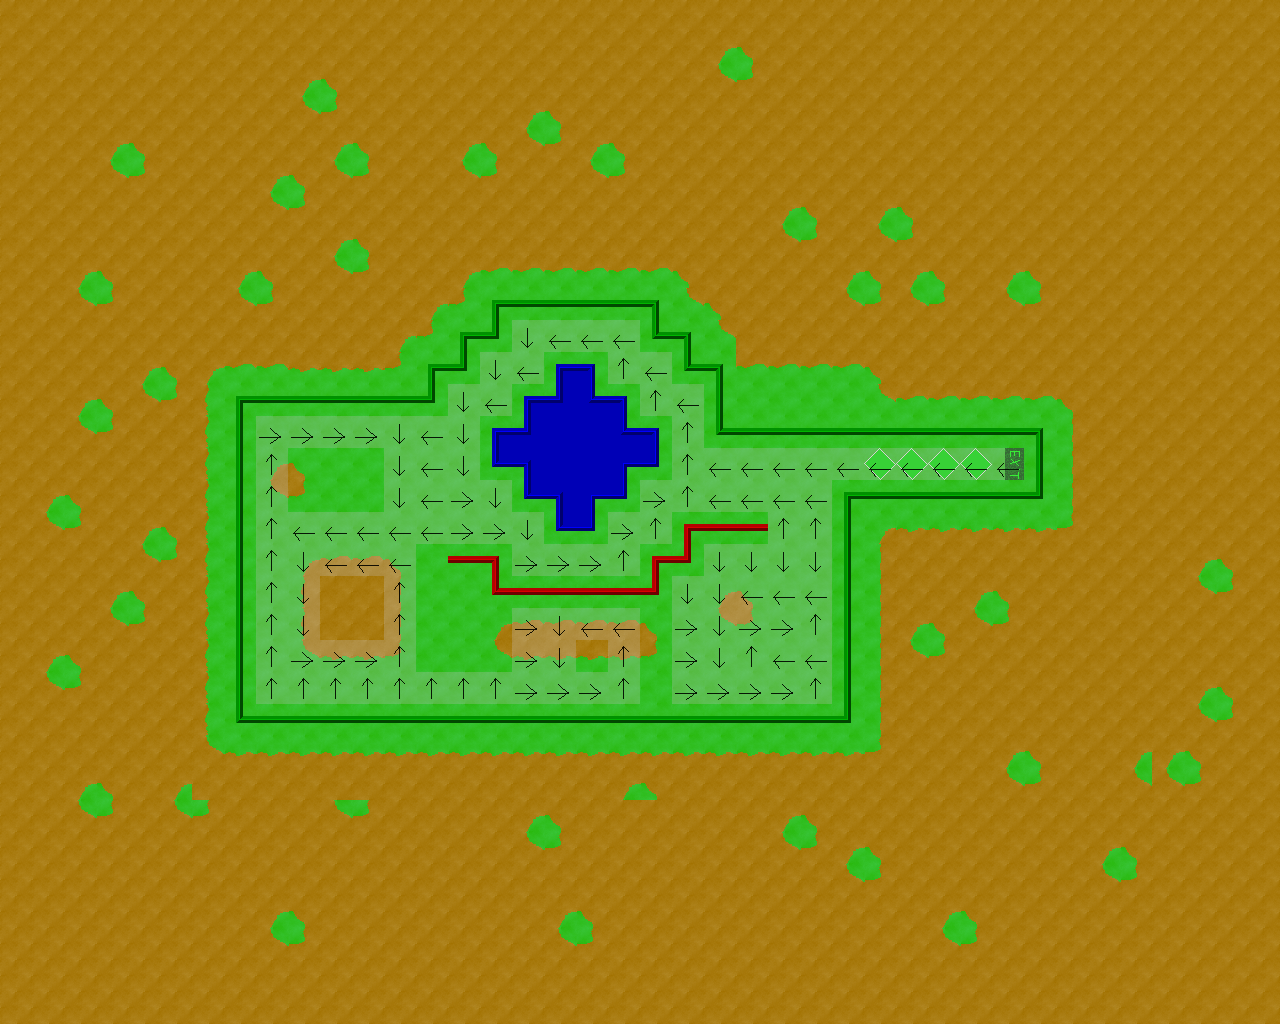

Below is a game level as drawn by its tile map, then a one-line description and the .tmx that defines it (tile-layer data replaced by summaries):
An orthogonal 40x32 tile map with 32x32 px tiles, 2 tile layers (background, ai), 2 tilesets and 8 objects (6x guard, treasure, player).

<map version="1.0" orientation="orthogonal" width="40" height="32" tilewidth="32" tileheight="32">
 <properties>
  <property name="nextmap" value="the_end.json" />
 </properties>
 <tileset firstgid="1" name="outside" tilewidth="32" tileheight="32">
  <image source="gfx/outside.png" width="640" height="400" />
  <tile id="21">
   <properties>
    <property name="walkable" value="true" />
   </properties>
  </tile>
  <tile id="25">
   <properties>
    <property name="walkable" value="true" />
   </properties>
  </tile>
  <tile id="29">
   <properties>
    <property name="walkable" value="true" />
   </properties>
  </tile>
  <tile id="64">
   <properties>
    <property name="aiorder" value="stop" />
   </properties>
  </tile>
  <tile id="65">
   <properties>
    <property name="aiorder" value="follow" />
    <property name="target" value="player" />
   </properties>
  </tile>
  <tile id="66">
   <properties>
    <property name="aiorder" value="rand" />
   </properties>
  </tile>
  <tile id="67">
   <properties>
    <property name="walkable" value="true" />
   </properties>
  </tile>
  <tile id="68">
   <properties>
    <property name="walkable" value="true" />
   </properties>
  </tile>
  <tile id="69">
   <properties>
    <property name="walkable" value="true" />
   </properties>
  </tile>
  <tile id="70">
   <properties>
    <property name="walkable" value="true" />
   </properties>
  </tile>
  <tile id="71">
   <properties>
    <property name="walkable" value="true" />
   </properties>
  </tile>
  <tile id="72">
   <properties>
    <property name="walkable" value="true" />
   </properties>
  </tile>
  <tile id="84">
   <properties>
    <property name="aiorder" value="pause" />
   </properties>
  </tile>
  <tile id="85">
   <properties>
    <property name="aiorder" value="up" />
   </properties>
  </tile>
  <tile id="87">
   <properties>
    <property name="walkable" value="true" />
   </properties>
  </tile>
  <tile id="88">
   <properties>
    <property name="walkable" value="true" />
   </properties>
  </tile>
  <tile id="89">
   <properties>
    <property name="walkable" value="true" />
   </properties>
  </tile>
  <tile id="90">
   <properties>
    <property name="walkable" value="true" />
   </properties>
  </tile>
  <tile id="91">
   <properties>
    <property name="walkable" value="true" />
   </properties>
  </tile>
  <tile id="92">
   <properties>
    <property name="walkable" value="true" />
   </properties>
  </tile>
  <tile id="104">
   <properties>
    <property name="aiorder" value="left" />
   </properties>
  </tile>
  <tile id="105">
   <properties>
    <property name="aiorder" value="down" />
   </properties>
  </tile>
  <tile id="106">
   <properties>
    <property name="aiorder" value="right" />
   </properties>
  </tile>
  <tile id="107">
   <properties>
    <property name="walkable" value="true" />
   </properties>
  </tile>
  <tile id="108">
   <properties>
    <property name="walkable" value="true" />
   </properties>
  </tile>
  <tile id="109">
   <properties>
    <property name="walkable" value="true" />
   </properties>
  </tile>
  <tile id="110">
   <properties>
    <property name="walkable" value="true" />
   </properties>
  </tile>
  <tile id="111">
   <properties>
    <property name="walkable" value="true" />
   </properties>
  </tile>
  <tile id="112">
   <properties>
    <property name="walkable" value="true" />
   </properties>
  </tile>
  <tile id="120">
   <properties>
    <property name="isexit" value="true" />
    <property name="walkable" value="true" />
   </properties>
  </tile>
  <tile id="121">
   <properties>
    <property name="isexit" value="true" />
    <property name="walkable" value="true" />
   </properties>
  </tile>
  <tile id="140">
   <properties>
    <property name="isexit" value="true" />
    <property name="walkable" value="true" />
   </properties>
  </tile>
  <tile id="141">
   <properties>
    <property name="isexit" value="true" />
    <property name="walkable" value="true" />
   </properties>
  </tile>
 </tileset>
 <tileset firstgid="241" name="thief" tilewidth="32" tileheight="32">
  <image source="gfx/thief.png" width="640" height="400" />
 </tileset>
 <layer name="background" width="40" height="32">
  <data>[1280 cells, 1280 non-empty, 42 distinct tile ids]</data>
 </layer>
 <layer name="ai" width="40" height="32" opacity="0.89">
  <data>[1280 cells, 122 non-empty, 4 distinct tile ids]</data>
 </layer>
 <objectgroup name="entities" width="40" height="32">
  <object name="Treasure" type="treasure" gid="81" x="335" y="616" width="32" height="32">
   <properties>
    <property name="open" value="false" />
    <property name="opengid" value="0" />
   </properties>
  </object>
  <object name="The Thief" type="player" gid="241" x="837" y="480" width="32" height="32">
   <properties>
    <property name="speed" value="10" />
   </properties>
  </object>
  <object name="Chinese" type="guard" gid="281" x="598" y="575" width="32" height="32">
   <properties>
    <property name="speed" value="7" />
   </properties>
  </object>
  <object name="Black Dude" type="guard" gid="261" x="554" y="358" width="32" height="32">
   <properties>
    <property name="speed" value="8" />
   </properties>
  </object>
  <object name="Chinese" type="guard" gid="281" x="448" y="517" width="32" height="32">
   <properties>
    <property name="aifollowspeed" value="6" />
    <property name="speed" value="5" />
   </properties>
  </object>
  <object name="Black Dude" type="guard" gid="261" x="771" y="617" width="32" height="32">
   <properties>
    <property name="speed" value="5" />
   </properties>
  </object>
  <object name="Chinese" type="guard" gid="281" x="257" y="489" width="32" height="32">
   <properties>
    <property name="speed" value="7" />
   </properties>
  </object>
  <object name="Black Dude" type="guard" gid="261" x="592" y="686" width="32" height="32">
   <properties>
    <property name="aifollowspeed" value="3" />
    <property name="speed" value="2" />
   </properties>
  </object>
 </objectgroup>
</map>
